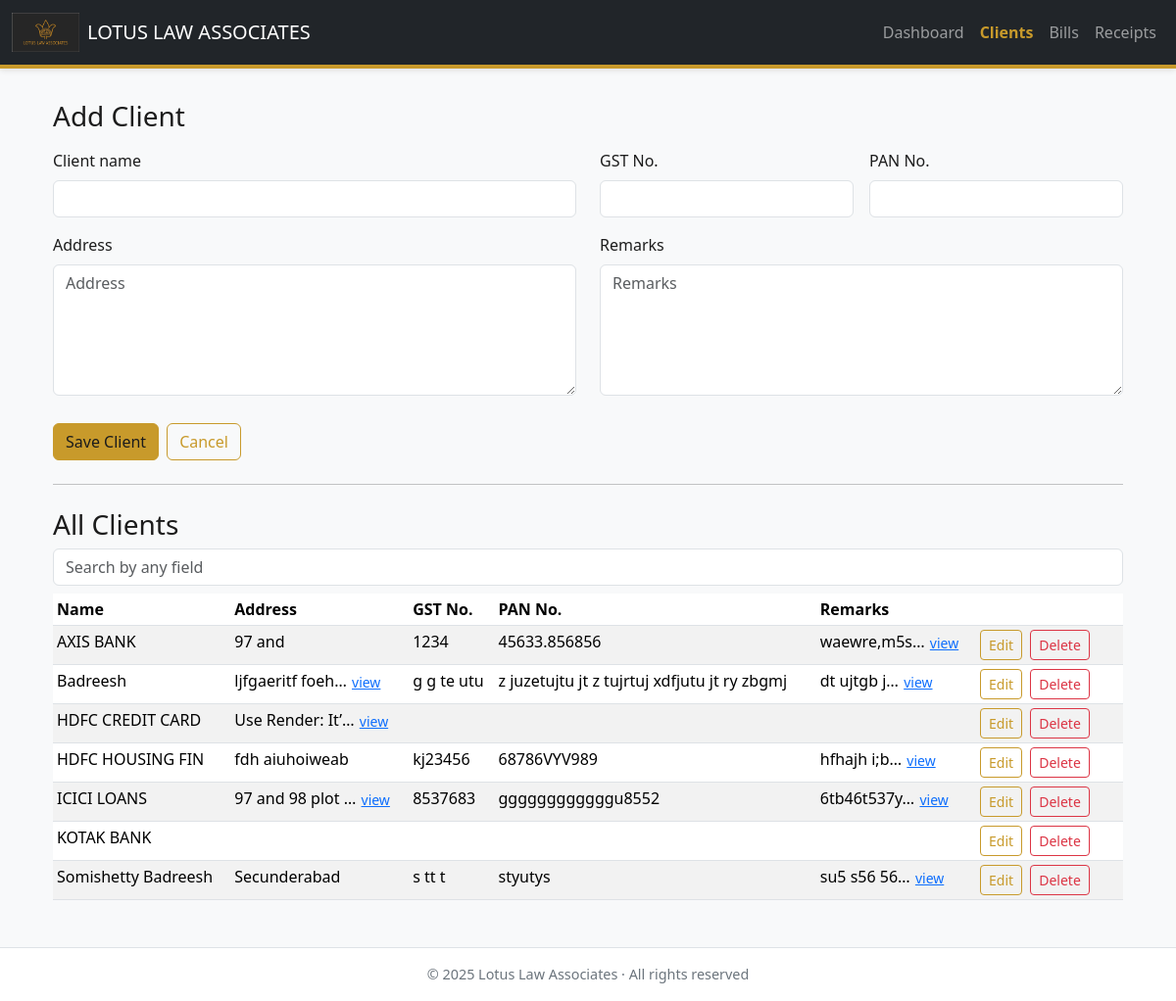
The app's page /clients with its own data.
### app.py (models this page shows)
class Client(db.Model):
    id = db.Column(db.Integer, primary_key=True)
    name = db.Column(db.String(100), nullable=False, unique=True)
    address = db.Column(db.String(200))
    gst_no = db.Column(db.String(500))
    pan_no = db.Column(db.String(500))
    remarks = db.Column(db.Text)

### app.py (the view)
@app.route("/clients", methods=["GET"])
def list_clients():
    all_clients = Client.query.order_by(Client.name.asc()).all()
    return render_template("clients.html", clients=all_clients)

### templates/clients.html (shortened to what this page needs)
{% extends "base.html" %}
{% block content %}
<div class="container">
  <div class="d-flex justify-content-between align-items-center mb-3">
    <h1 class="h3 mb-0">{% if client %}Edit Client{% else %}Add Client{% endif %}</h1>
  </div>
  <form method="post"
        action="{{ url_for('add_client' if not client else 'edit_client', cid=client.id if client else None) }}"
        class="needs-validation" novalidate>
    <div class="row g-4">
      <div class="col-lg-6">
        <div class="mb-3">
          <label for="name" class="form-label">Client name</label>
          <input id="name" name="name" class="form-control"
                 value="{{ client.name if client else '' }}" required>
        </div>
        <div class="mb-1">
          <label for="address" class="form-label">Address</label>
          <textarea id="address" name="address" class="form-control" rows="5"
                    placeholder="Address">{{ client.address if client else '' }}</textarea>
        </div>
      </div>
      <div class="col-lg-6">
        <div class="row g-3">
          <div class="col-md-6">
            <label for="gst_no" class="form-label">GST No.</label>
            <input id="gst_no" name="gst_no" class="form-control"
                   value="{{ client.gst_no if client else '' }}">
          </div>
          <div class="col-md-6">
            <label for="pan_no" class="form-label">PAN No.</label>
            <input id="pan_no" name="pan_no" class="form-control"
                   value="{{ client.pan_no if client else '' }}">
          </div>
          <div class="col-12">
            <label for="remarks" class="form-label">Remarks</label>
            <textarea id="remarks" name="remarks" class="form-control" rows="5"
                      placeholder="Remarks">{{ client.remarks if client else '' }}</textarea>
          </div>
        </div>
      </div>
    </div>
    <div class="d-flex gap-2 mt-4">
      <button type="submit" class="btn btn-primary">
        {% if client %}Update Client{% else %}Save Client{% endif %}
      </button>
      <a href="{{ url_for('list_clients') }}" class="btn btn-outline-primary">Cancel</a>
    </div>
  </form>
  <hr class="my-4">
  <h3>All Clients</h3>
  <input id="clientSearch" class="form-control mb-2" placeholder="Search by any field">
  <table class="table table-sm table-striped">
    <thead>
      <tr>
        <th>Name</th>
        <th>Address</th>
        <th>GST No.</th>
        <th>PAN No.</th>
        <th>Remarks</th>
        <th style="width:150px;"></th>
      </tr>
    </thead>
    <tbody id="clientTable">
      {% for c in clients %}
      <tr>
        <td>{{ c.name }}</td>
        <td>
          {% set addr = c.address or '' %}
          {% if addr|length > 15 %}
            {{ addr[:15] }}…
            <button type="button" class="btn btn-sm btn-link p-0"
                    data-bs-toggle="popover" data-bs-trigger="focus"
                    title="Address" data-bs-content="{{ addr|e }}">view</button>
          {% else %}
            {{ addr }}
          {% endif %}
        </td>
        <td>
          {% set gst = c.gst_no or '' %}
          {% if gst|length > 30 %}
            {{ gst[:30] }}…
            <button type="button" class="btn btn-sm btn-link p-0"
                    data-bs-toggle="popover" data-bs-trigger="focus"
                    title="GST No." data-bs-content="{{ gst|e }}">view</button>
          {% else %}
            {{ gst }}
          {% endif %}
        </td>
        <td>{{ c.pan_no or '' }}</td>
        <td>
          {% set rmk = c.remarks or '' %}
          {% if rmk|length > 10 %}
            {{ rmk[:10] }}…
            <button type="button" class="btn btn-sm btn-link p-0"
                    data-bs-toggle="popover" data-bs-trigger="focus"
                    title="Remarks" data-bs-content="{{ rmk|e }}">view</button>
          {% else %}
            {{ rmk }}
          {% endif %}
        </td>
        <td>
          <a class="btn btn-sm btn-outline-primary me-1" href="{{ url_for('edit_client', cid=c.id) }}">Edit</a>
          <form method="post" action="{{ url_for('delete_row', table='client', row_id=c.id) }}"
                class="d-inline" onsubmit="return confirm('Delete client?')">
            <button class="btn btn-sm btn-outline-danger">Delete</button>
          </form>
        </td>
      </tr>
      {% endfor %}
    </tbody>
  </table>
</div>
{% endblock %}

### templates/base.html (shortened to what this page needs)
<!doctype html>
<html lang="en">
<head>
  <link href="https://cdn.jsdelivr.net/npm/bootstrap@5.3.3/dist/css/bootstrap.min.css" rel="stylesheet">
  <link href="https://cdn.jsdelivr.net/npm/tom-select@2.3.1/dist/css/tom-select.css" rel="stylesheet">
  <link rel="stylesheet" href="{{ url_for('static', filename='css/brand.css') }}">
</head>
<body>
  <nav class="navbar navbar-expand-lg navbar-dark bg-dark sticky-top" style="border-bottom:4px solid #C89A2B;">
    <div class="container-fluid">
      <a class="navbar-brand d-flex align-items-center" href="{{ url_for('dashboard') }}">
        <img src="{{ url_for('static', filename='Lotus.png') }}" alt="" class="me-2" height="45
        <span class="fw-bold">LOTUS LAW ASSOCIATES</span>
      </a>
      <div class="collapse navbar-collapse" id="navbarNav">
        <ul class="navbar-nav ms-auto">
          <li class="nav-item"><a class="nav-link{% if request.endpoint == 'dashboard' %} active{% endif %}" href="{{ url_for('dashboard') }}">Dashboard</a></li>
          <li class="nav-item"><a class="nav-link{% if request.endpoint == 'list_clients' %} active{% endif %}" href="{{ url_for('list_clients') }}">Clients</a></li>
          <li class="nav-item"><a class="nav-link{% if request.endpoint == 'bills' %} active{% endif %}" href="{{ url_for('bills') }}">Bills</a></li>
          <li class="nav-item"><a class="nav-link{% if request.endpoint == 'receipts' %} active{% endif %}" href="{{ url_for('receipts') }}">Receipts</a></li>
        </ul>
      </div>
    </div>
  </nav>
  <div class="container">
    {% block content %}{% endblock %}
  </div>
  <footer>&copy; {{ current_year if current_year else "2025" }} Lotus Law Associates · All rights reserved</footer>
</body>
</html>

### static/css/brand.css (style rules this page uses)
:root { --brand-gold:#C89A2B; --brand-black:#1C1C1C; --brand-white:#FFFFFF; --link-color:var(--brand-gold); --btn-bg:var(--brand-gold); --btn-text:var(--brand-black); --header-bg:var(--brand-black); --header-text:var(--brand-white); --card-border:#E6E6E6; --muted:#6c757d; }
body { background-color:#f8f9fa;font-family:"Segoe UI", Roboto, sans-serif;color:var(--brand-black); }
.container { margin-top:2rem; }
.navbar { box-shadow:0 2px 6px rgba(0,0,0,0.1);border-bottom:4px solid var(--brand-gold); }
.navbar-brand img { height:40px }
.nav-link.active { font-weight:600;color:var(--brand-gold)!important; }
a { color:var(--link-color) }
.btn-primary { background-color:var(--btn-bg)!important;border-color:var(--btn-bg)!important;color:var(--btn-text)!important; }
.btn-outline-primary { color:var(--brand-gold)!important;border-color:var(--brand-gold)!important; }
footer { margin-top:3rem;padding:1rem 0;text-align:center;font-size:.9rem;color:var(--muted);border-top:1px solid #dee2e6;background:#fff; }

### records on screen
Client: name "AXIS BANK", address "97 and", gst_no "1234", pan_no "45633.856856", remarks "waewre,m5s"
Client: name "Badreesh", address "ljfgaeritf foeh", gst_no "g g te utu", pan_no "z juzetujtu jt z tujrtuj xdfjutu jt ry zbgmj", remarks "dt ujtgb j"
Client: name "HDFC CREDIT CARD", address "Use Render: It’"
Client: name "HDFC HOUSING FIN", address "fdh aiuhoiweab", gst_no "kj23456", pan_no "68786VYV989", remarks "hfhajh i;b"
Client: name "ICICI LOANS", address "97 and 98 plot", gst_no "8537683", pan_no "ggggggggggggu8552", remarks "6tb46t537y"
Client: name "KOTAK BANK"
Client: name "Somishetty Badreesh", address "Secunderabad", gst_no "s tt t", pan_no "styutys", remarks "su5 s56 56"

### other values on screen
{{ current_year if current_year else "2025" }} "2025"
